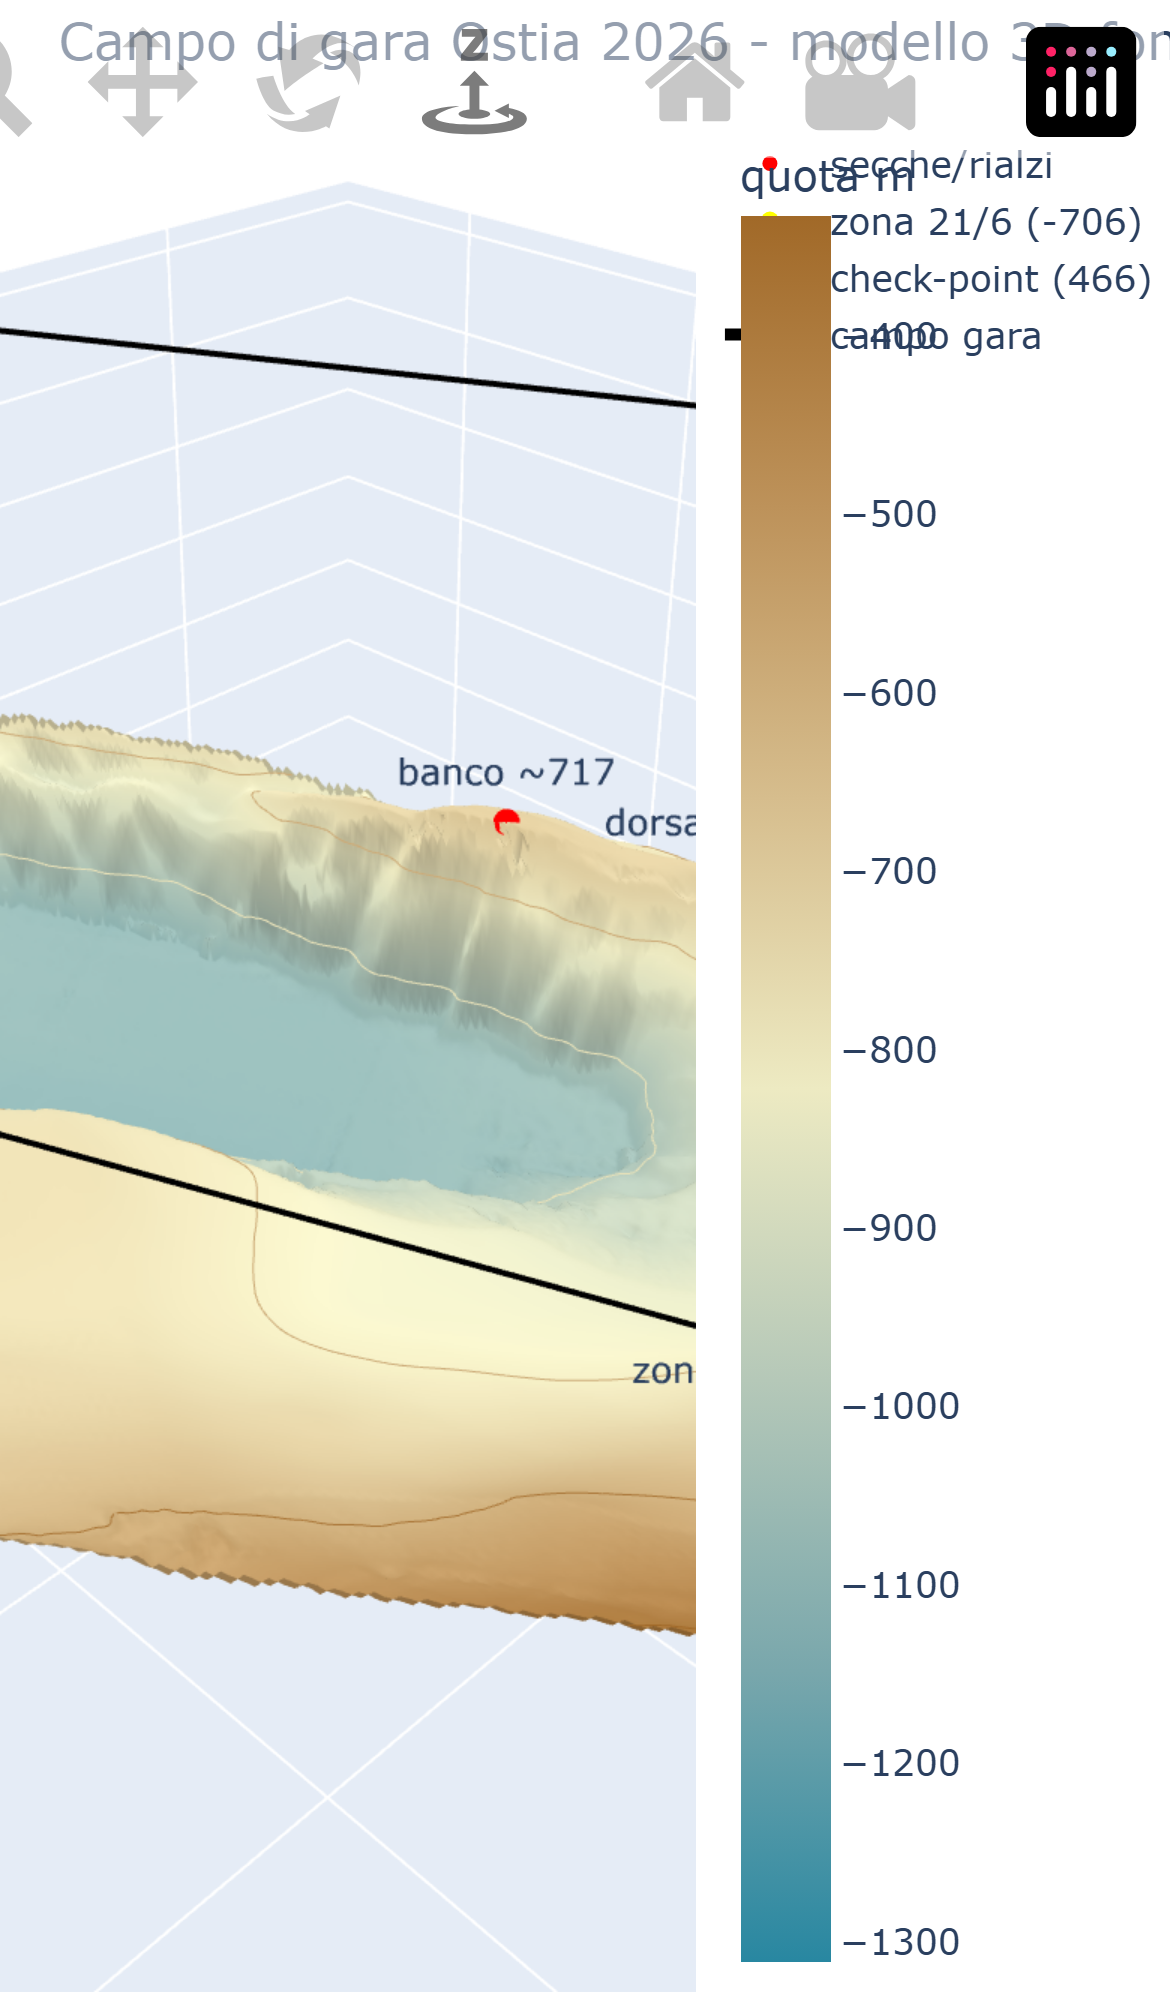

This chart was generated by the following Python code:
# -*- coding: utf-8 -*-
"""Verifica resa mobile su iPhone emulato (GitHub Pages)."""
from playwright.sync_api import sync_playwright

URL = "https://marinovinc.github.io/CampoGara3D/?cb=mob"

with sync_playwright() as p:
    browser = p.chromium.launch(headless=True)
    iphone = p.devices["iPhone 12"]
    ctx = browser.new_context(**iphone)
    page = ctx.new_page()
    page.goto(URL, wait_until="load")
    page.wait_for_timeout(4000)

    vp = page.viewport_size
    # viewport meta presente?
    has_vp = page.evaluate("() => { const m=document.querySelector('meta[name=viewport]'); return m? m.content : null; }")
    # il plot riempie lo schermo?
    dim = page.evaluate("""() => {
        const d = document.querySelector('.plotly-graph-div');
        if (!d) return null;
        const r = d.getBoundingClientRect();
        return { w: Math.round(r.width), h: Math.round(r.height) };
    }""")
    # modebar presente + scala applicata
    mb = page.evaluate("""() => {
        const m = document.querySelector('.modebar');
        if (!m) return null;
        const cs = getComputedStyle(m);
        const btns = document.querySelectorAll('.modebar-btn').length;
        const rect = m.getBoundingClientRect();
        return { transform: cs.transform, buttons: btns, h: Math.round(rect.height) };
    }""")
    # canvas WebGL della scena 3D presente?
    gl = page.evaluate("() => document.querySelectorAll('canvas').length")

    print("Schermo emulato (iPhone 12):", vp)
    print("viewport meta:", has_vp)
    print("plot div (px):", dim, "  -> riempie lo schermo:", bool(dim and dim['w'] >= vp['width']-2 and dim['h'] >= vp['height']-2))
    print("modebar:", mb)
    print("canvas WebGL:", gl)
    page.screenshot(path="D:/Dev/CampoGara3D/_test_mobile.png")
    print("screenshot salvato")
    browser.close()
